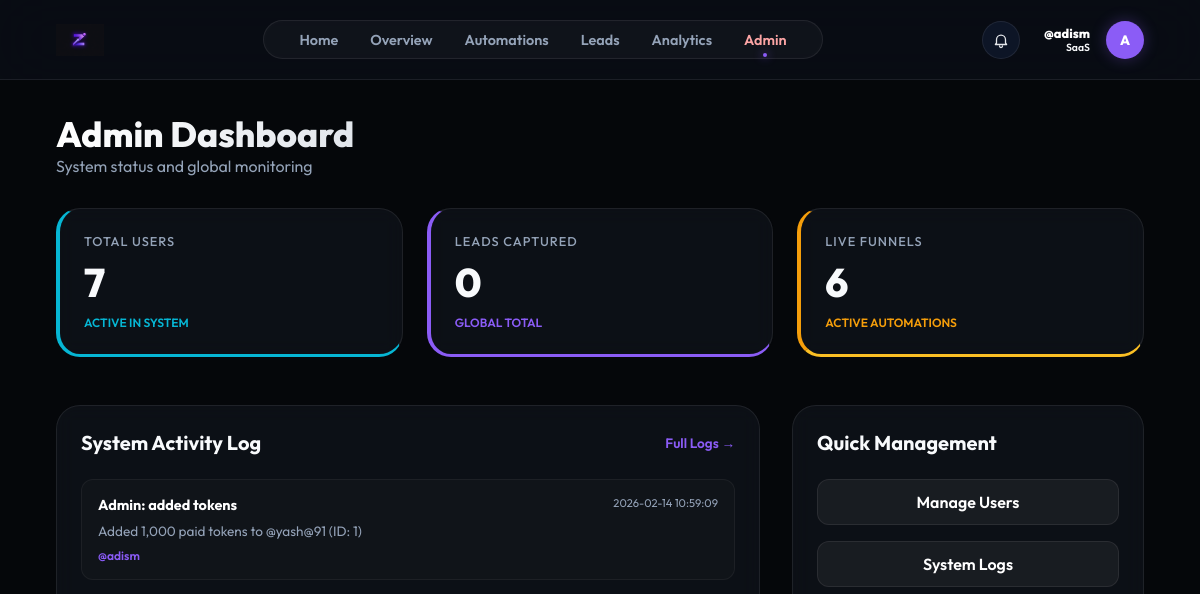
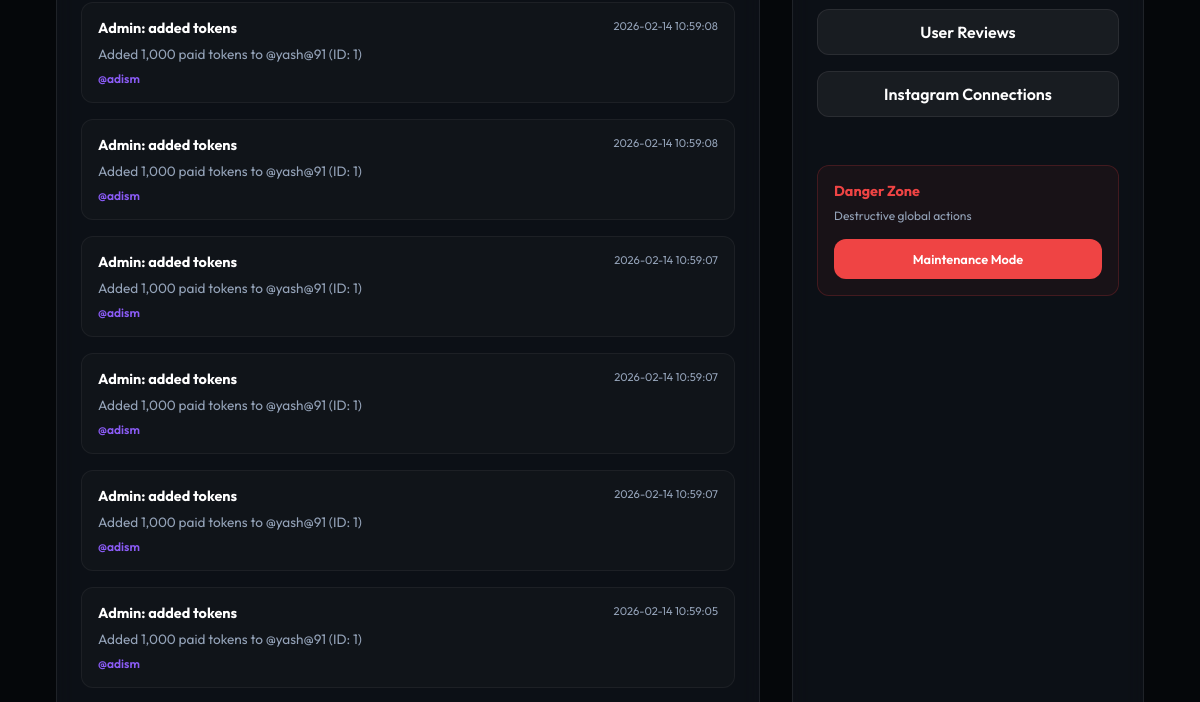
Page /admin (signed in, upper part) on the earlier database version (2 pictures, top to bottom).
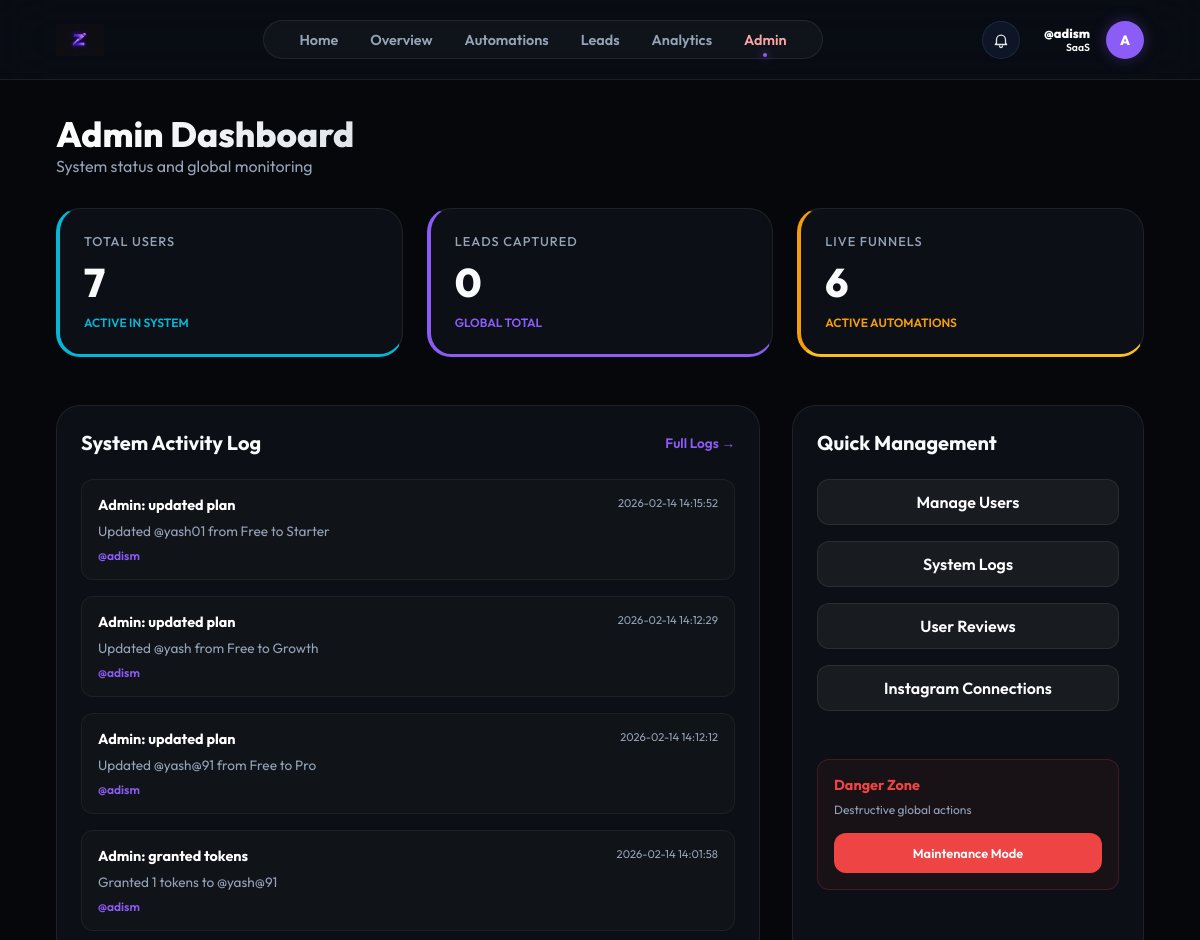
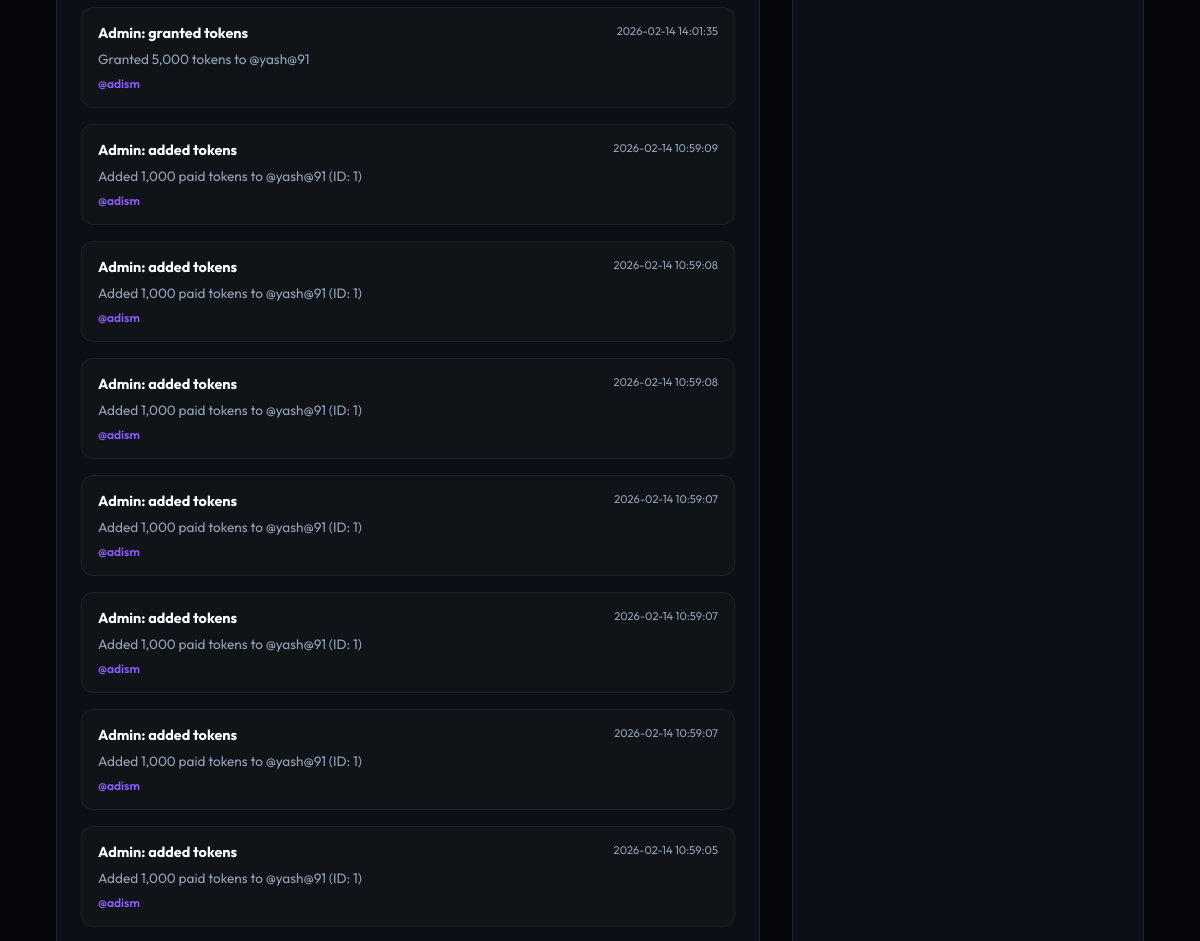
Same page on the later database version (2 pictures, top to bottom).
### models.py (models this page shows)
class ActivityLog(db.Model):
    __tablename__ = 'activity_log'
    id = db.Column(db.Integer, primary_key=True)
    user_id = db.Column(db.Integer, db.ForeignKey('user.id'), nullable=True)
    action = db.Column(db.String(100), nullable=False)
    details = db.Column(db.Text)
    timestamp = db.Column(db.DateTime, default=datetime.utcnow)
    user = db.relationship('User', backref=db.backref('activities', lazy=True))

class User(db.Model):
    id = db.Column(db.Integer, primary_key=True)
    username = db.Column(db.String(80), unique=True, nullable=False)
    email = db.Column(db.String(120), unique=True)
    password_hash = db.Column(db.String(256))
    full_name = db.Column(db.String(100))
    fb_user_id = db.Column(db.String(120), unique=True)
    ig_user_id = db.Column(db.String(120), unique=True)
    fb_access_token = db.Column(db.Text)
    ig_access_token = db.Column(db.Text)
    token_expires_at = db.Column(db.DateTime)
    ig_username = db.Column(db.String(100))  # Store Instagram username separately
    ig_password_encrypted = db.Column(db.Text)  # Encrypted password
    ig_session_data = db.Column(db.Text)  # Store session data for direct API
    plan = db.Column(db.String(50), default="Free")
    used_founding_coupon = db.Column(db.Boolean, default=False)
    niche = db.Column(db.String(50))
    bio = db.Column(db.Text)
    avatar = db.Column(db.String(10))
    followers = db.Column(db.Integer, default=0)
    following = db.Column(db.Integer, default=0)
    free_tokens = db.Column(db.Integer, default=4000)
    paid_tokens = db.Column(db.Integer, default=0)
    tokens_reset_at = db.Column(db.DateTime, default=datetime.utcnow)
    is_admin = db.Column(db.Boolean, default=False)
    funnels = db.relationship('Funnel', backref='owner', lazy=True)
    leads = db.relationship('Lead', backref='owner', lazy=True)

### app.py (the view)
@app.route('/admin')
@admin_required
def admin_dashboard():
    users_count = User.query.count()
    leads_count = Lead.query.count()
    funnels_count = Funnel.query.count()
    activities = ActivityLog.query.order_by(ActivityLog.timestamp.desc()).limit(20).all()
    user = User.query.get(session['user_id'])
    return render_template('admin.html',
                          user=user,
                          users_count=users_count,
                          leads_count=leads_count,
                          funnels_count=funnels_count,
                          activities=activities)

### app.py (called while the page is built)
def admin_required(f):
    @wraps(f)
    def decorated_function(*args, **kwargs):
        if 'user_id' not in session:
            return redirect(url_for('login_ui'))
        user = User.query.get(session['user_id'])
        if not user or not user.is_admin:
            abort(403)
        return f(*args, **kwargs)
    return decorated_function

### templates/admin.html (shortened to what the changed rows need)
{% extends "base.html" %}
{% block content %}
<div class="admin-container">
    <div class="header-section" style="margin-bottom: 2rem;">
        <h1
            style="font-size: 2.2rem; font-weight: 800; background: linear-gradient(to right, #fff, #94a3b8); -webkit-background-clip: text; -webkit-text-fill-color: transparent;">
            Admin Dashboard</h1>
    </div>
    <div class="stats-grid"
        style="display: grid; grid-template-columns: repeat(auto-fit, minmax(240px, 1fr)); gap: 1.5rem; margin-bottom: 3rem;">
        <div class="card stat-card glow-cyan" style="border-left: 4px solid #06b6d4;">
            <h2 class="stat-value" style="font-size: 2.5rem; margin: 0.5rem 0;">{{ users_count }}</h2>
        </div>
        <div class="card stat-card glow-purple" style="border-left: 4px solid #8b5cf6;">
            <h2 class="stat-value" style="font-size: 2.5rem; margin: 0.5rem 0;">{{ leads_count }}</h2>
        </div>
        <div class="card stat-card glow-gold" style="border-left: 4px solid #f59e0b;">
            <h2 class="stat-value" style="font-size: 2.5rem; margin: 0.5rem 0;">{{ funnels_count }}</h2>
        </div>
    </div>
    <div style="display: grid; grid-template-columns: 2fr 1fr; gap: 2rem;">
        <div class="card">
            <div style="display: flex; flex-direction: column; gap: 1rem;">
                {% for log in activities %}
                <div
                    style="padding: 1rem; background: rgba(255,255,255,0.02); border-radius: 12px; border: 1px solid rgba(255,255,255,0.05);">
                    <div
                        style="display: flex; justify-content: space-between; align-items: flex-start; margin-bottom: 0.5rem;">
                        <span style="font-weight: 700; color: #fff; font-size: 0.9rem;">{{ log.action }}</span>
                        <span style="font-size: 0.7rem; color: var(--text-secondary);">{{
                            log.timestamp.strftime('%Y-%m-%d %H:%M:%S') }}</span>
                    </div>
                    <p style="font-size: 0.85rem; color: var(--text-secondary); margin: 0;">{{ log.details }}</p>
                    {% if log.user %}
                    <div style="margin-top: 0.5rem; font-size: 0.75rem;">
                        <span style="color: var(--accent-purple); font-weight: 600;">@{{ log.user.username }}</span>
                    </div>
                    {% endif %}
                </div>
                {% endfor %}
            </div>
        </div>
    </div>
</div>
{% endblock %}

Differences in the rows shown:
added ActivityLog: action "Admin: updated plan", timestamp "2026-02-14 14:15:52", details "Updated @yash01 from Free to Starter", user.username "adism"
added ActivityLog: action "Admin: updated plan", timestamp "2026-02-14 14:12:29", details "Updated @yash from Free to Growth", user.username "adism"
added ActivityLog: action "Admin: updated plan", timestamp "2026-02-14 14:12:12", details "Updated @yash@91 from Free to Pro", user.username "adism"
added ActivityLog: action "Admin: granted tokens", timestamp "2026-02-14 14:01:58", details "Granted 1 tokens to @yash@91", user.username "adism"
added ActivityLog: action "Admin: granted tokens", timestamp "2026-02-14 14:01:35", details "Granted 5,000 tokens to @yash@91", user.username "adism"
